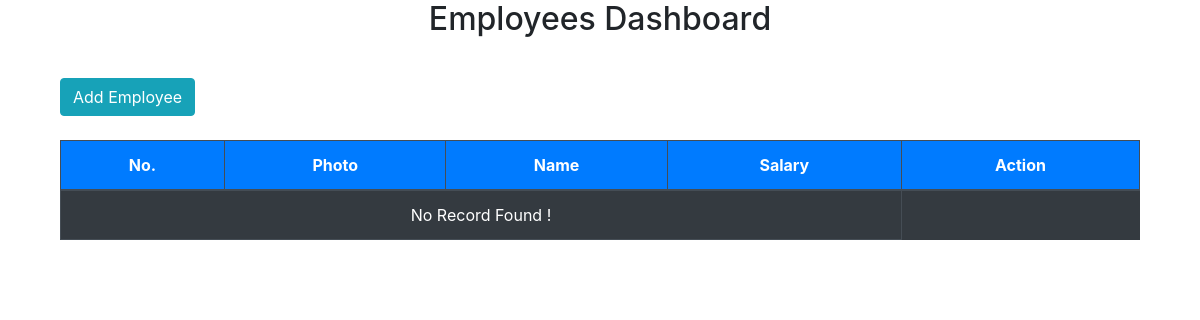
Before: / with the older database file.
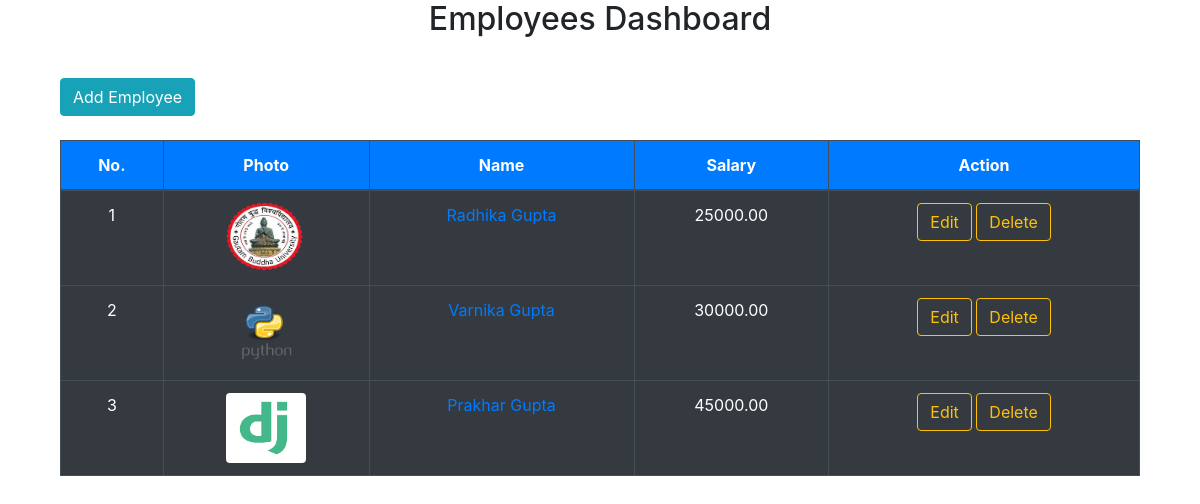
After: the same page with the newer database file.
### empl/models.py (models this page shows)
class Employee(models.Model):
    name = models.CharField(max_length=100)
    pic = models.ImageField(upload_to="uploads", default='e.png')
    mobile = models.CharField(unique=True, max_length=10)
    email = models.EmailField()
    salary = models.DecimalField(max_digits=8, decimal_places=2)
    datetime = models.DateTimeField(auto_now=True)

### empl/views.py (the view)
# urls.py: path('', views.all_employees,name='allEmp'),
def all_employees(request):
    emps = Employee.objects.all()
    context = {
        'emps': emps
    }
    return render(request, 'emp/index.html', context)

### empl/templates/emp/index.html (shortened to what this page needs)
{% extends 'base.html' %}
{% block content %}
<div class="container ">
  <h2 class="text-center">Employees Dashboard</h2>
    <a href="{% url 'addEmp' %}" class="btn btn-info my-4">Add Employee</a>
  <table class="table table-dark table-hover table-bordered text-center">
    <thead>
      <tr class="bg-primary text-white ">
         <th>No.</th>
        <th>Photo</th>
        <th>Name</th>
        <th>Salary</th>
        <th>Action</th>
      </tr>
    </thead>
    <tbody>
    {% if emps %}
    {% for e in emps %}
      <tr>
        <td>{{ forloop.counter}}</td>
        <td><img src="{{e.pic.url}}" width="80px" height="70px" class="rounded"></td>
        <td><a href="{% url 'oneEmp' e.id %}">{{e.name}}</a></td>
          <td>{{e.salary}}</td>
        <td><a href="{% url 'editEmp' e.id %}" class="btn btn-outline-warning">Edit</a>
        <a href="{% url 'deleteEmp' e.id %}" class="btn btn-outline-warning">Delete</a></td>
      </tr>
    {% endfor %}
    {% else %}
    <tr>
        <td colspan="4"><span>
             No Record Found !
            </span>
        </td>
    </tr>
    {% endif %}
    </tbody>
  </table>
</div>
{% endblock %}

### empl/templates/base.html (shortened to what this page needs)
<!DOCTYPE html>
<html lang="en">
<head>
    <link rel="stylesheet" href="https://maxcdn.bootstrapcdn.com/bootstrap/4.5.0/css/bootstrap.min.css">
</head>
<body >
 <div class="container">
{% block content %}
{% endblock %}
    </div>
</body>
</html>

Changed rows visible on the page:
added Employee: pic (picture), name "Radhika Gupta", salary "25000.00"
added Employee: pic (picture), name "Varnika Gupta", salary "30000.00"
added Employee: pic (picture), name "Prakhar Gupta", salary "45000.00"
Other visible differences:
text no longer shown: "No Record Found !"
